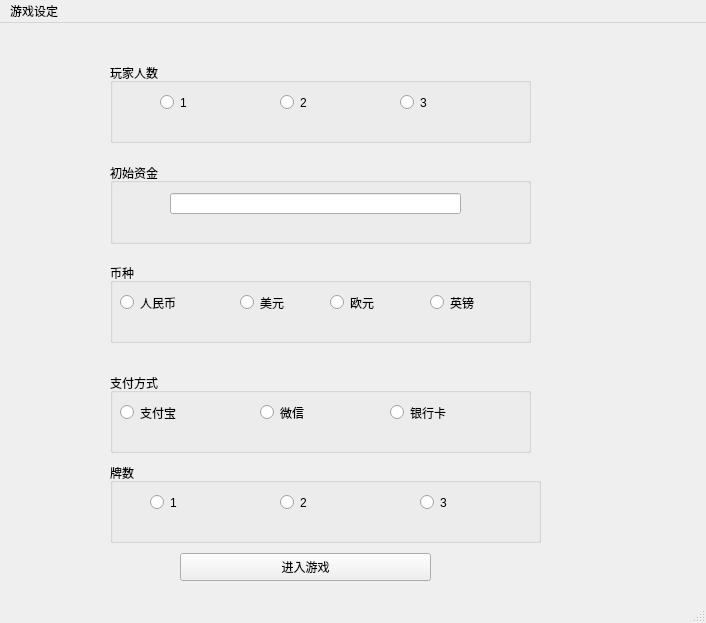
<?xml version="1.0" encoding="UTF-8"?>
<ui version="4.0">
 <class>SetWindow</class>
 <widget class="QMainWindow" name="SetWindow">
  <property name="geometry">
   <rect>
    <x>0</x>
    <y>0</y>
    <width>706</width>
    <height>623</height>
   </rect>
  </property>
  <property name="minimumSize">
   <size>
    <width>706</width>
    <height>623</height>
   </size>
  </property>
  <property name="sizeIncrement">
   <size>
    <width>706</width>
    <height>623</height>
   </size>
  </property>
  <property name="windowTitle">
   <string>MainWindow</string>
  </property>
  <widget class="QWidget" name="centralwidget">
   <widget class="QGroupBox" name="groupBox_2">
    <property name="geometry">
     <rect>
      <x>110</x>
      <y>140</y>
      <width>421</width>
      <height>81</height>
     </rect>
    </property>
    <property name="title">
     <string>初始资金</string>
    </property>
    <widget class="QLineEdit" name="moneyText">
     <property name="geometry">
      <rect>
       <x>60</x>
       <y>30</y>
       <width>291</width>
       <height>21</height>
      </rect>
     </property>
    </widget>
   </widget>
   <widget class="QGroupBox" name="groupBox_3">
    <property name="geometry">
     <rect>
      <x>110</x>
      <y>240</y>
      <width>421</width>
      <height>80</height>
     </rect>
    </property>
    <property name="title">
     <string>币种</string>
    </property>
    <widget class="QRadioButton" name="type1">
     <property name="geometry">
      <rect>
       <x>10</x>
       <y>30</y>
       <width>115</width>
       <height>19</height>
      </rect>
     </property>
     <property name="text">
      <string>人民币</string>
     </property>
    </widget>
    <widget class="QRadioButton" name="type2">
     <property name="geometry">
      <rect>
       <x>130</x>
       <y>30</y>
       <width>115</width>
       <height>19</height>
      </rect>
     </property>
     <property name="text">
      <string>美元</string>
     </property>
    </widget>
    <widget class="QRadioButton" name="type3">
     <property name="geometry">
      <rect>
       <x>220</x>
       <y>30</y>
       <width>115</width>
       <height>19</height>
      </rect>
     </property>
     <property name="text">
      <string>欧元</string>
     </property>
    </widget>
    <widget class="QRadioButton" name="type4">
     <property name="geometry">
      <rect>
       <x>320</x>
       <y>30</y>
       <width>115</width>
       <height>19</height>
      </rect>
     </property>
     <property name="text">
      <string>英镑</string>
     </property>
    </widget>
   </widget>
   <widget class="QGroupBox" name="groupBox_4">
    <property name="geometry">
     <rect>
      <x>110</x>
      <y>350</y>
      <width>421</width>
      <height>80</height>
     </rect>
    </property>
    <property name="title">
     <string>支付方式</string>
    </property>
    <widget class="QRadioButton" name="pay1">
     <property name="geometry">
      <rect>
       <x>10</x>
       <y>30</y>
       <width>115</width>
       <height>19</height>
      </rect>
     </property>
     <property name="text">
      <string>支付宝</string>
     </property>
    </widget>
    <widget class="QRadioButton" name="pay2">
     <property name="geometry">
      <rect>
       <x>150</x>
       <y>30</y>
       <width>115</width>
       <height>19</height>
      </rect>
     </property>
     <property name="text">
      <string>微信</string>
     </property>
    </widget>
    <widget class="QRadioButton" name="pay3">
     <property name="geometry">
      <rect>
       <x>280</x>
       <y>30</y>
       <width>115</width>
       <height>19</height>
      </rect>
     </property>
     <property name="text">
      <string>银行卡</string>
     </property>
    </widget>
   </widget>
   <widget class="QGroupBox" name="groupBox_5">
    <property name="geometry">
     <rect>
      <x>110</x>
      <y>440</y>
      <width>431</width>
      <height>80</height>
     </rect>
    </property>
    <property name="title">
     <string>牌数</string>
    </property>
    <widget class="QRadioButton" name="card1">
     <property name="geometry">
      <rect>
       <x>40</x>
       <y>30</y>
       <width>115</width>
       <height>19</height>
      </rect>
     </property>
     <property name="text">
      <string>1</string>
     </property>
    </widget>
    <widget class="QRadioButton" name="card2">
     <property name="geometry">
      <rect>
       <x>170</x>
       <y>30</y>
       <width>115</width>
       <height>19</height>
      </rect>
     </property>
     <property name="text">
      <string>2</string>
     </property>
    </widget>
    <widget class="QRadioButton" name="card3">
     <property name="geometry">
      <rect>
       <x>310</x>
       <y>30</y>
       <width>115</width>
       <height>19</height>
      </rect>
     </property>
     <property name="text">
      <string>3</string>
     </property>
    </widget>
   </widget>
   <widget class="QPushButton" name="startButton">
    <property name="geometry">
     <rect>
      <x>180</x>
      <y>530</y>
      <width>251</width>
      <height>28</height>
     </rect>
    </property>
    <property name="text">
     <string>进入游戏</string>
    </property>
   </widget>
   <widget class="QWidget" name="widget" native="true">
    <property name="geometry">
     <rect>
      <x>50</x>
      <y>30</y>
      <width>531</width>
      <height>101</height>
     </rect>
    </property>
    <widget class="QGroupBox" name="groupBox">
     <property name="geometry">
      <rect>
       <x>60</x>
       <y>10</y>
       <width>421</width>
       <height>80</height>
      </rect>
     </property>
     <property name="title">
      <string>玩家人数</string>
     </property>
     <widget class="QRadioButton" name="playernumber_1">
      <property name="geometry">
       <rect>
        <x>50</x>
        <y>30</y>
        <width>115</width>
        <height>19</height>
       </rect>
      </property>
      <property name="text">
       <string>1</string>
      </property>
     </widget>
     <widget class="QRadioButton" name="playernumber_2">
      <property name="geometry">
       <rect>
        <x>170</x>
        <y>30</y>
        <width>115</width>
        <height>19</height>
       </rect>
      </property>
      <property name="text">
       <string>2</string>
      </property>
     </widget>
     <widget class="QRadioButton" name="playernumber_3">
      <property name="geometry">
       <rect>
        <x>290</x>
        <y>30</y>
        <width>115</width>
        <height>19</height>
       </rect>
      </property>
      <property name="text">
       <string>3</string>
      </property>
     </widget>
    </widget>
   </widget>
  </widget>
  <widget class="QMenuBar" name="menubar">
   <property name="geometry">
    <rect>
     <x>0</x>
     <y>0</y>
     <width>706</width>
     <height>26</height>
    </rect>
   </property>
   <widget class="QMenu" name="menu">
    <property name="title">
     <string>游戏设定</string>
    </property>
   </widget>
   <addaction name="menu"/>
  </widget>
  <widget class="QStatusBar" name="statusbar"/>
 </widget>
 <layoutdefault spacing="6" margin="11"/>
 <resources/>
 <connections/>
</ui>
